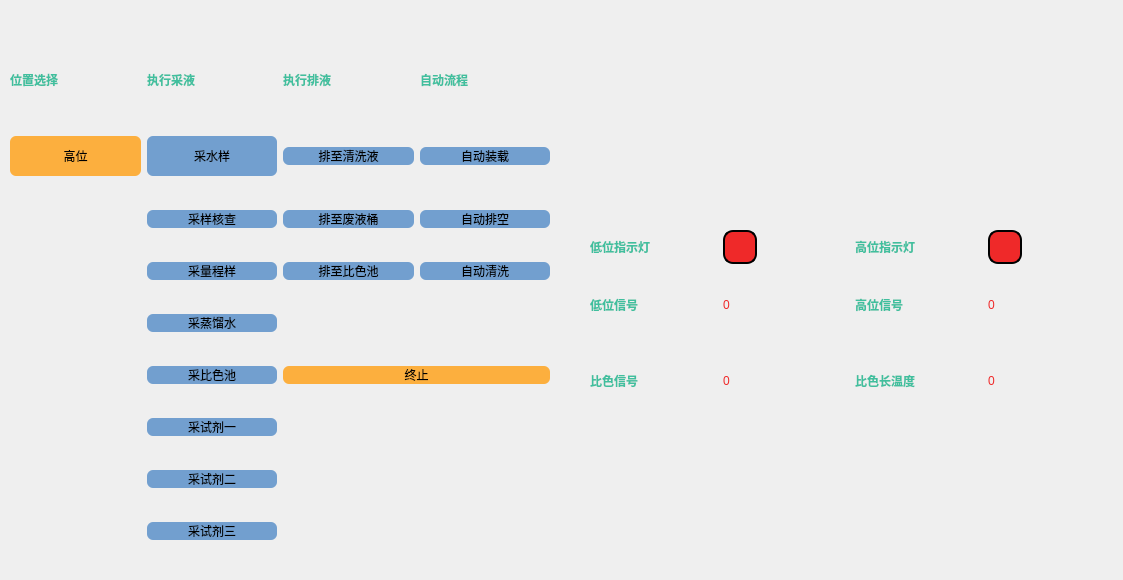
   <widget class="QWidget" name="page_4">
    <widget class="QWidget" name="layoutWidget">
     <property name="geometry">
      <rect>
       <x>10</x>
       <y>30</y>
       <width>540</width>
       <height>541</height>
      </rect>
     </property>
     <layout class="QGridLayout" name="gridLayout_11">
      <item row="3" column="1">
       <widget class="QPushButton" name="pushButton_6">
        <property name="styleSheet">
         <string notr="true">QPushButton {
	background: rgb(114, 159, 207);
color: rgb(0, 0, 0);
border-radius: 6px
}
QPushButton:pressed {
	background: rgb(78, 154, 6);
    padding-top: 11px;
    padding-bottom: 9px;
}</string>
        </property>
        <property name="text">
         <string>采量程样</string>
        </property>
       </widget>
      </item>
      <item row="1" column="3">
       <widget class="QPushButton" name="pushButton_4">
        <property name="styleSheet">
         <string notr="true">QPushButton {
	background: rgb(114, 159, 207);
color: rgb(0, 0, 0);
border-radius: 6px
}
QPushButton:pressed {
	background: rgb(78, 154, 6);
    padding-top: 11px;
    padding-bottom: 9px;
}</string>
        </property>
        <property name="text">
         <string>自动装载</string>
        </property>
       </widget>
      </item>
      <item row="6" column="1">
       <widget class="QPushButton" name="pushButton_27">
        <property name="styleSheet">
         <string notr="true">QPushButton {
	background: rgb(114, 159, 207);
color: rgb(0, 0, 0);
border-radius: 6px
}
QPushButton:pressed {
	background: rgb(78, 154, 6);
    padding-top: 11px;
    padding-bottom: 9px;
}</string>
        </property>
        <property name="text">
         <string>采试剂一</string>
        </property>
       </widget>
      </item>
      <item row="1" column="0">
       <widget class="QPushButton" name="pushButton">
        <property name="minimumSize">
         <size>
          <width>0</width>
          <height>40</height>
         </size>
        </property>
        <property name="styleSheet">
         <string notr="true">QPushButton {
	background: rgb(252, 175, 62);
color: rgb(0, 0, 0);
border-radius: 6px
}
QPushButton:pressed {
	background: rgb(78, 154, 6);
    padding-top: 11px;
    padding-bottom: 9px;
}

</string>
        </property>
        <property name="text">
         <string>高位</string>
        </property>
       </widget>
      </item>
      <item row="2" column="3">
       <widget class="QPushButton" name="pushButton_31">
        <property name="styleSheet">
         <string notr="true">QPushButton {
	background: rgb(114, 159, 207);
color: rgb(0, 0, 0);
border-radius: 6px
}
QPushButton:pressed {
	background: rgb(78, 154, 6);
    padding-top: 11px;
    padding-bottom: 9px;
}</string>
        </property>
        <property name="text">
         <string>自动排空</string>
        </property>
       </widget>
      </item>
      <item row="0" column="3">
       <widget class="QLabel" name="label_9">
        <property name="maximumSize">
         <size>
          <width>145</width>
          <height>44</height>
         </size>
        </property>
        <property name="styleSheet">
         <string notr="true">background: transparent;
color: rgb(64, 191, 158);
font-weight: bold;</string>
        </property>
        <property name="text">
         <string>自动流程</string>
        </property>
       </widget>
      </item>
      <item row="0" column="2">
       <widget class="QLabel" name="label_8">
        <property name="maximumSize">
         <size>
          <width>145</width>
          <height>44</height>
         </size>
        </property>
        <property name="styleSheet">
         <string notr="true">background: transparent;
color: rgb(64, 191, 158);
font-weight: bold;</string>
        </property>
        <property name="text">
         <string>执行排液</string>
        </property>
       </widget>
      </item>
      <item row="7" column="1">
       <widget class="QPushButton" name="pushButton_28">
        <property name="styleSheet">
         <string notr="true">QPushButton {
	background: rgb(114, 159, 207);
color: rgb(0, 0, 0);
border-radius: 6px
}
QPushButton:pressed {
	background: rgb(78, 154, 6);
    padding-top: 11px;
    padding-bottom: 9px;
}</string>
        </property>
        <property name="text">
         <string>采试剂二</string>
        </property>
       </widget>
      </item>
      <item row="8" column="1">
       <widget class="QPushButton" name="pushButton_29">
        <property name="styleSheet">
         <string notr="true">QPushButton {
	background: rgb(114, 159, 207);
color: rgb(0, 0, 0);
border-radius: 6px
}
QPushButton:pressed {
	background: rgb(78, 154, 6);
    padding-top: 11px;
    padding-bottom: 9px;
}</string>
        </property>
        <property name="text">
         <string>采试剂三</string>
        </property>
       </widget>
      </item>
      <item row="2" column="2">
       <widget class="QPushButton" name="pushButton_30">
        <property name="styleSheet">
         <string notr="true">QPushButton {
	background: rgb(114, 159, 207);
color: rgb(0, 0, 0);
border-radius: 6px
}
QPushButton:pressed {
	background: rgb(78, 154, 6);
    padding-top: 11px;
    padding-bottom: 9px;
}</string>
        </property>
        <property name="text">
         <string>排至废液桶</string>
        </property>
       </widget>
      </item>
      <item row="3" column="3">
       <widget class="QPushButton" name="pushButton_33">
        <property name="styleSheet">
         <string notr="true">QPushButton {
	background: rgb(114, 159, 207);
color: rgb(0, 0, 0);
border-radius: 6px
}
QPushButton:pressed {
	background: rgb(78, 154, 6);
    padding-top: 11px;
    padding-bottom: 9px;
}</string>
        </property>
        <property name="text">
         <string>自动清洗</string>
        </property>
       </widget>
      </item>
      <item row="5" column="1">
       <widget class="QPushButton" name="pushButton_26">
        <property name="styleSheet">
         <string notr="true">QPushButton {
	background: rgb(114, 159, 207);
color: rgb(0, 0, 0);
border-radius: 6px
}
QPushButton:pressed {
	background: rgb(78, 154, 6);
    padding-top: 11px;
    padding-bottom: 9px;
}</string>
        </property>
        <property name="text">
         <string>采比色池</string>
        </property>
       </widget>
      </item>
      <item row="4" column="1">
       <widget class="QPushButton" name="pushButton_25">
        <property name="styleSheet">
         <string notr="true">QPushButton {
	background: rgb(114, 159, 207);
color: rgb(0, 0, 0);
border-radius: 6px
}
QPushButton:pressed {
	background: rgb(78, 154, 6);
    padding-top: 11px;
    padding-bottom: 9px;
}</string>
        </property>
        <property name="text">
         <string>采蒸馏水</string>
        </property>
       </widget>
      </item>
      <item row="0" column="0">
       <widget class="QLabel" name="label_6">
        <property name="maximumSize">
         <size>
          <width>145</width>
          <height>44</height>
         </size>
        </property>
        <property name="styleSheet">
         <string notr="true">background: transparent;
color: rgb(64, 191, 158);
font-weight: bold; </string>
        </property>
        <property name="text">
         <string>位置选择</string>
        </property>
       </widget>
      </item>
      <item row="1" column="2">
       <widget class="QPushButton" name="pushButton_3">
        <property name="styleSheet">
         <string notr="true">QPushButton {
	background: rgb(114, 159, 207);
color: rgb(0, 0, 0);
border-radius: 6px
}
QPushButton:pressed {
	background: rgb(78, 154, 6);
    padding-top: 11px;
    padding-bottom: 9px;
}</string>
        </property>
        <property name="text">
         <string>排至清洗液</string>
        </property>
       </widget>
      </item>
      <item row="1" column="1">
       <widget class="QPushButton" name="pushButton_2">
        <property name="minimumSize">
         <size>
          <width>0</width>
          <height>40</height>
         </size>
        </property>
        <property name="styleSheet">
         <string notr="true">QPushButton {
	background: rgb(114, 159, 207);
color: rgb(0, 0, 0);
border-radius: 6px
}
QPushButton:pressed {
	background: rgb(78, 154, 6);
    padding-top: 11px;
    padding-bottom: 9px;
}

</string>
        </property>
        <property name="text">
         <string>采水样</string>
        </property>
       </widget>
      </item>
      <item row="5" column="2" colspan="2">
       <widget class="QPushButton" name="pushButton_34">
        <property name="styleSheet">
         <string notr="true">QPushButton {
	background: rgb(252, 175, 62);
color: rgb(0, 0, 0);
border-radius: 6px
}
QPushButton:pressed {
	background: rgb(78, 154, 6);
    padding-top: 11px;
    padding-bottom: 9px;
}</string>
        </property>
        <property name="text">
         <string>终止</string>
        </property>
       </widget>
      </item>
      <item row="3" column="2">
       <widget class="QPushButton" name="pushButton_32">
        <property name="styleSheet">
         <string notr="true">QPushButton {
	background: rgb(114, 159, 207);
color: rgb(0, 0, 0);
border-radius: 6px
}
QPushButton:pressed {
	background: rgb(78, 154, 6);
    padding-top: 11px;
    padding-bottom: 9px;
}</string>
        </property>
        <property name="text">
         <string>排至比色池</string>
        </property>
       </widget>
      </item>
      <item row="0" column="1">
       <widget class="QLabel" name="label_7">
        <property name="maximumSize">
         <size>
          <width>144</width>
          <height>44</height>
         </size>
        </property>
        <property name="styleSheet">
         <string notr="true">background: transparent;
color: rgb(64, 191, 158);
font-weight: bold;</string>
        </property>
        <property name="text">
         <string>执行采液</string>
        </property>
       </widget>
      </item>
      <item row="2" column="1">
       <widget class="QPushButton" name="pushButton_5">
        <property name="styleSheet">
         <string notr="true">QPushButton {
	background: rgb(114, 159, 207);
color: rgb(0, 0, 0);
border-radius: 6px
}
QPushButton:pressed {
	background: rgb(78, 154, 6);
    padding-top: 11px;
    padding-bottom: 9px;
}</string>
        </property>
        <property name="text">
         <string>采样核查</string>
        </property>
       </widget>
      </item>
      <item row="6" column="2" colspan="2">
       <widget class="QLabel" name="label_10">
        <property name="layoutDirection">
         <enum>Qt::LeftToRight</enum>
        </property>
        <property name="styleSheet">
         <string notr="true">background: transparent;
color: rgb(239, 41, 41);</string>
        </property>
        <property name="text">
         <string/>
        </property>
       </widget>
      </item>
      <item row="7" column="2" colspan="2">
       <widget class="QLabel" name="label_11">
        <property name="styleSheet">
         <string notr="true">background: transparent;
color: rgb(239, 41, 41);</string>
        </property>
        <property name="text">
         <string/>
        </property>
       </widget>
      </item>
      <item row="8" column="2" colspan="2">
       <widget class="QLabel" name="label_12">
        <property name="styleSheet">
         <string notr="true">background: transparent;
color: rgb(239, 41, 41);</string>
        </property>
        <property name="text">
         <string/>
        </property>
       </widget>
      </item>
     </layout>
    </widget>
    <widget class="QWidget" name="gridLayoutWidget_2">
     <property name="geometry">
      <rect>
       <x>590</x>
       <y>230</y>
       <width>524</width>
       <height>185</height>
      </rect>
     </property>
     <layout class="QGridLayout" name="gridLayout_2">
      <item row="0" column="0">
       <widget class="QLabel" name="label_13">
        <property name="styleSheet">
         <string notr="true">background: transparent;
color: rgb(64, 191, 158);
font-weight: bold; </string>
        </property>
        <property name="text">
         <string>低位指示灯</string>
        </property>
       </widget>
      </item>
      <item row="3" column="1">
       <widget class="QLabel" name="label_47">
        <property name="styleSheet">
         <string notr="true">background: transparent;
color: rgb(239, 41, 41);</string>
        </property>
        <property name="text">
         <string>0</string>
        </property>
       </widget>
      </item>
      <item row="3" column="3">
       <widget class="QLabel" name="label_48">
        <property name="styleSheet">
         <string notr="true">background: transparent;
color: rgb(239, 41, 41);</string>
        </property>
        <property name="text">
         <string>0</string>
        </property>
       </widget>
      </item>
      <item row="3" column="2">
       <widget class="QLabel" name="label_20">
        <property name="styleSheet">
         <string notr="true">background: transparent;
color: rgb(64, 191, 158);
font-weight: bold; </string>
        </property>
        <property name="text">
         <string>比色长温度</string>
        </property>
       </widget>
      </item>
      <item row="0" column="2">
       <widget class="QLabel" name="label_15">
        <property name="styleSheet">
         <string notr="true">background: transparent;
color: rgb(64, 191, 158);
font-weight: bold; </string>
        </property>
        <property name="text">
         <string>高位指示灯</string>
        </property>
       </widget>
      </item>
      <item row="2" column="1">
       <widget class="QLabel" name="label_34">
        <property name="styleSheet">
         <string notr="true">background: transparent;
color: rgb(239, 41, 41);</string>
        </property>
        <property name="text">
         <string>0</string>
        </property>
       </widget>
      </item>
      <item row="3" column="0">
       <widget class="QLabel" name="label_18">
        <property name="styleSheet">
         <string notr="true">background: transparent;
color: rgb(64, 191, 158);
font-weight: bold; </string>
        </property>
        <property name="text">
         <string>比色信号</string>
        </property>
       </widget>
      </item>
      <item row="2" column="3">
       <widget class="QLabel" name="label_46">
        <property name="styleSheet">
         <string notr="true">background: transparent;
color: rgb(239, 41, 41);</string>
        </property>
        <property name="text">
         <string>0</string>
        </property>
       </widget>
      </item>
      <item row="2" column="2">
       <widget class="QLabel" name="label_19">
        <property name="styleSheet">
         <string notr="true">background: transparent;
color: rgb(64, 191, 158);
font-weight: bold; </string>
        </property>
        <property name="text">
         <string>高位信号</string>
        </property>
       </widget>
      </item>
      <item row="2" column="0">
       <widget class="QLabel" name="label_17">
        <property name="styleSheet">
         <string notr="true">background: transparent;
color: rgb(64, 191, 158);
font-weight: bold; </string>
        </property>
        <property name="text">
         <string>低位信号</string>
        </property>
       </widget>
      </item>
      <item row="0" column="1">
       <widget class="QRadioButton" name="radioButton_3">
        <property name="styleSheet">
         <string notr="true">QRadioButton::indicator {
       width: 30px;
      height: 30px;
      border-radius: 10px;
    border: 2px solid black;
   background: transparent;
   }
  QRadioButton::indicator:checked {
		border: 2px solid black;
        background-color: rgb(138, 226, 52);
    }
  QRadioButton::indicator:unchecked  {
		border: 2px solid black;
        background-color: rgb(239, 41, 41);
    }</string>
        </property>
        <property name="text">
         <string/>
        </property>
       </widget>
      </item>
      <item row="0" column="3">
       <widget class="QRadioButton" name="radioButton_4">
        <property name="styleSheet">
         <string notr="true">QRadioButton::indicator {
       width: 30px;
      height: 30px;
      border-radius: 10px;
    border: 2px solid black;
   background: transparent;
   }
  QRadioButton::indicator:checked {
		border: 2px solid black;
        background-color: rgb(138, 226, 52);
    }
  QRadioButton::indicator:unchecked  {
		border: 2px solid black;
        background-color: rgb(239, 41, 41);
    }</string>
        </property>
        <property name="text">
         <string/>
        </property>
       </widget>
      </item>
     </layout>
    </widget>
   </widget>
